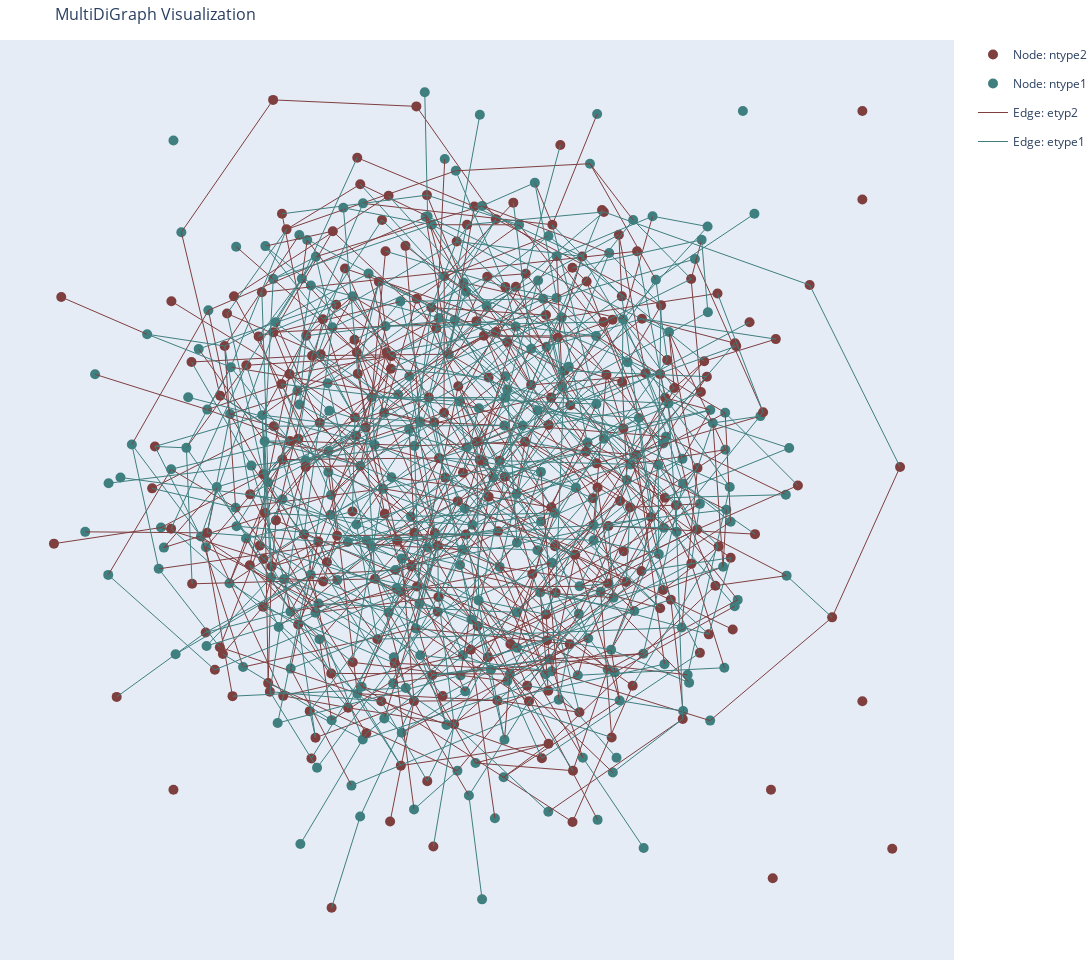

The notebook cell this image was saved under:
### Code cell
nx_g = generate_random_multidigraph(
    num_nodes=500, num_edges=1000, node_types=["ntype1", "ntype2"], edge_types=["etype1", "etyp2"]
)

fig = return_fig_multigraph(nx_g=nx_g)
fig

### Figure 1 — Plotly figure (JSON) as saved in the notebook; plotly's stock layout.template omitted (floating-point values rounded to 4 significant figures; data arrays with more than 128 entries replaced by an {"elided": "..."} marker saying what was removed)
{"data": [{"hoverinfo": "text", "hovertext": {"elided": "500 str values"}, "marker": {"color": {"elided": "500 str values"}, "size": 10}, "mode": "markers", "name": "nodes", "showlegend": false, "type": "scatter", "x": {"elided": "500 float values"}, "y": {"elided": "500 float values"}}, {"legendgroup": "Node: ntype2", "marker": {"color": "#7f3f3f", "size": 10}, "mode": "markers", "name": "Node: ntype2", "showlegend": true, "type": "scatter", "x": [null], "y": [null]}, {"legendgroup": "Node: ntype1", "marker": {"color": "#3f7f7f", "size": 10}, "mode": "markers", "name": "Node: ntype1", "showlegend": true, "type": "scatter", "x": [null], "y": [null]}, {"hoverinfo": "none", "legendgroup": "Edge: etyp2", "line": {"color": "#7f3f3f", "width": 1}, "mode": "lines", "name": "Edge: etyp2", "type": "scatter", "x": {"elided": "1948 float values"}, "y": {"elided": "1948 float values"}}, {"hoverinfo": "none", "legendgroup": "Edge: etype1", "line": {"color": "#3f7f7f", "width": 1}, "mode": "lines", "name": "Edge: etype1", "type": "scatter", "x": {"elided": "2052 float values"}, "y": {"elided": "2052 float values"}}, {"hoverinfo": "text", "hovertext": {"elided": "487 str values"}, "legendgroup": "Edge: etyp2", "marker": {"opacity": 0, "size": 0}, "mode": "markers", "showlegend": false, "type": "scatter", "x": {"elided": "487 float values"}, "y": {"elided": "487 float values"}}, {"hoverinfo": "text", "hovertext": {"elided": "513 str values"}, "legendgroup": "Edge: etype1", "marker": {"opacity": 0, "size": 0}, "mode": "markers", "showlegend": false, "type": "scatter", "x": {"elided": "513 float values"}, "y": {"elided": "513 float values"}}], "layout": {"height": 960, "hovermode": "closest", "margin": {"b": 0, "l": 0, "r": 0, "t": 40}, "showlegend": true, "title": {"font": {"size": 16}, "text": "MultiDiGraph Visualization"}, "width": 1280, "xaxis": {"showgrid": false, "showticklabels": false, "zeroline": false}, "yaxis": {"showgrid": false, "showticklabels": false, "zeroline": false}}}
